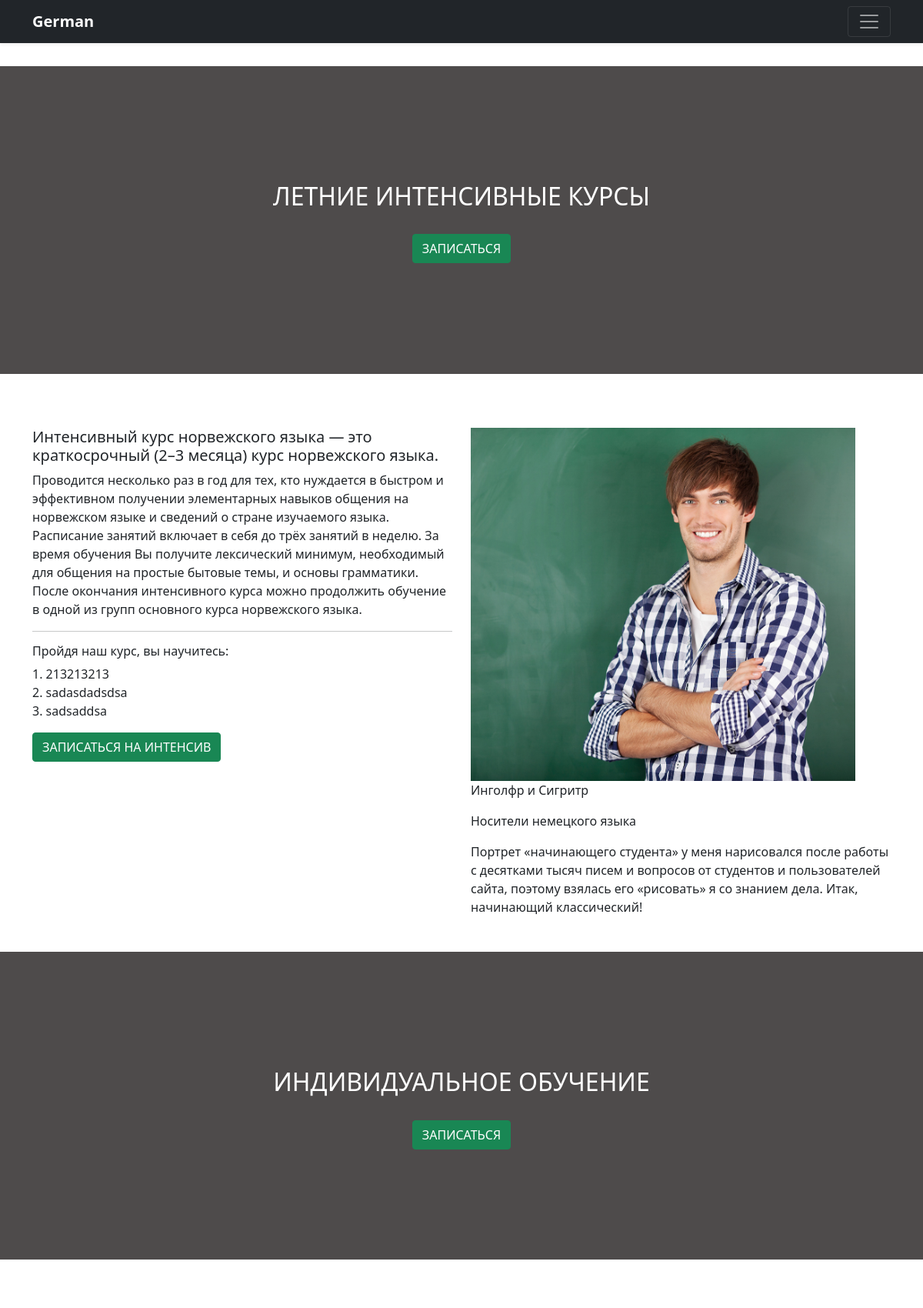
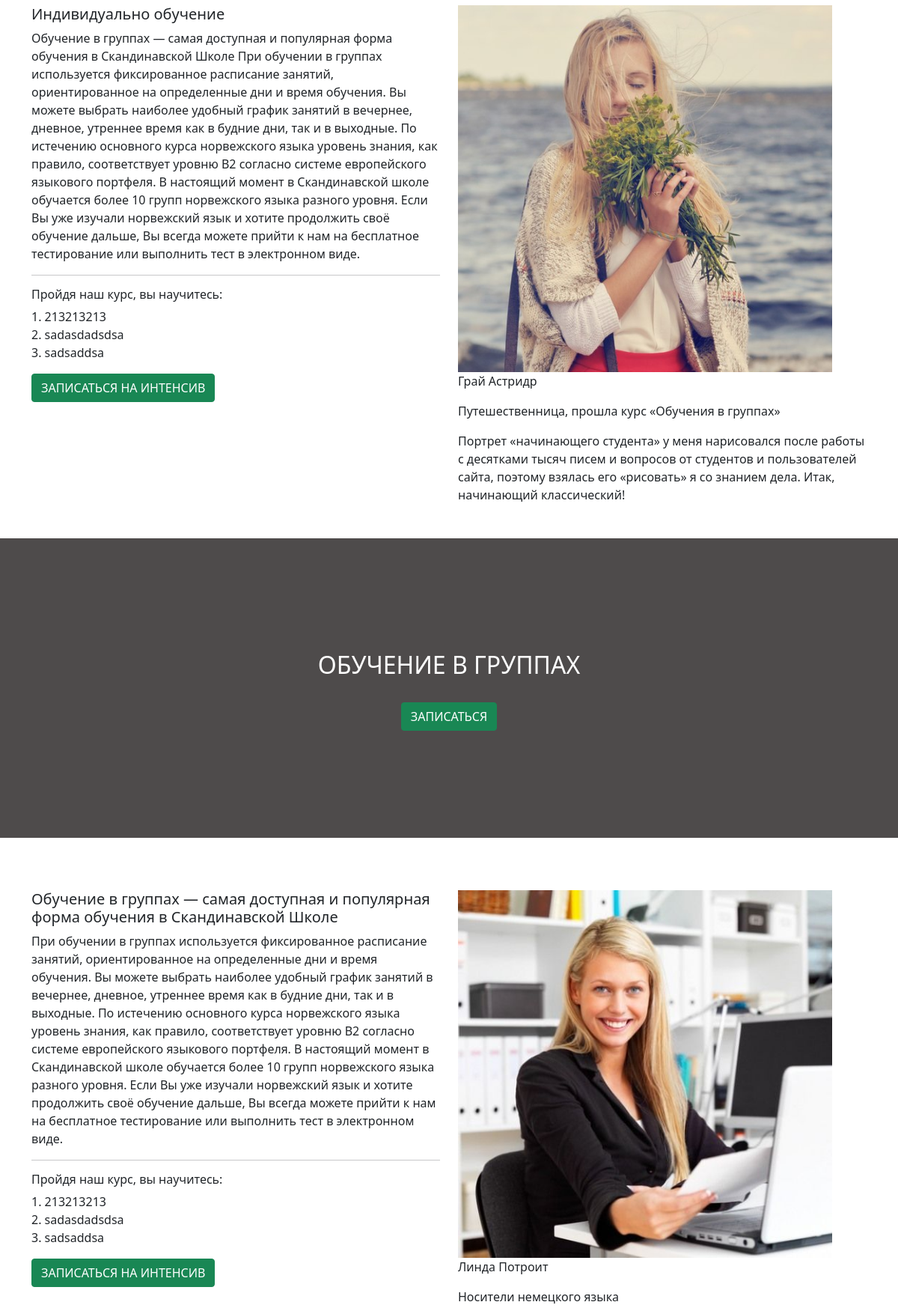
/courses.php (upper part), run on the app's committed database (2 pictures, top to bottom).
### tables this page shows
CREATE TABLE `courses` (
  `id` int(11) NOT NULL,
  `little_title` varchar(200) NOT NULL,
  `title` varchar(200) NOT NULL,
  `little_desc` text NOT NULL,
  `price` float NOT NULL,
  `image` varchar(200) NOT NULL,
  `description` text NOT NULL,
  `header_image` varchar(100) NOT NULL,
  `header_title` varchar(100) NOT NULL,
  `header_button` varchar(100) NOT NULL,
  `button` varchar(100) NOT NULL,
  `human_image` varchar(100) NOT NULL,
  `role` varchar(100) NOT NULL,
  `human_desc` text NOT NULL,
  `fio` varchar(100) NOT NULL,
  `text_after_desc` varchar(250) NOT NULL
);

### required/functions.php (called while the page is built, shortened)
<?php
require_once 'db.php';
function createRsArray($rs)
{
    $rsArray = array();
    while($row = mysqli_fetch_assoc($rs)){
        $rsArray[] = $row;
    }
    return $rsArray;
}
function getAllCourses()
{
    global $db;
    $sql = "SELECT * FROM courses";
    $rs = mysqli_query($db, $sql);
    return createRsArray($rs);
}

### courses.php (the view)
<?php include_once 'required/header.php'; ?>
<div class="main">
    <?php foreach($getAllCourses as $item): ?>
    <div class="container-fluid" style="margin-bottom: 70px">
        <div class="row header-courses">
          <div class="col-12">
            <h2 style="margin-bottom: 30px"><?=$item['header_title']?></h2>
            <a href="recording.php?id=<?=$item['id']?>" name="header_btn" class="btn btn-success"><?=$item['header_button']?></a>
          </div>
        </div>
    </div>
    <div class="container">
        <div class="row">
            <div class="col-6">
                <h5><?=$item['title']?></h5>
                <p><?=$item['description']?></p>
    <hr>
        <h6>Пройдя наш курс, вы научитесь:</h6>
                <p><?=$item['text_after_desc']?></p>
    <a href="recording.php?id=<?=$item['id']?>" name="btn" class="btn btn-success">ЗАПИСАТЬСЯ НА ИНТЕНСИВ</a>
            </div>
            <div class="col-6">
                <img src="images/<?=$item['human_image']?>" alt="" width="500px">
                <p><?=$item['fio']?></p>
                <p><?=$item['role']?></p>
                <p><?=$item['human_desc']?></p>
            </div>
        </div>
    </div>
    <?php endforeach; ?>
</div>
<?php include_once 'required/footer.php'; ?>

### css/style.css (style rules this page uses)
.header-courses { color: white; margin-top: 30px; background-color: rgb(78, 75, 75); height: 400px; text-align: center; padding-top: 150px; }

### data on the page
courses: header_title "ЛЕТНИЕ ИНТЕНСИВНЫЕ КУРСЫ", header_button "ЗАПИСАТЬСЯ", title "Интенсивный курс норвежского языка — это краткосрочный (2–3 месяца) курс норвежского языка.", description "Проводится несколько раз в год для тех, кто нуждается в быстром и эффективном получении элементарных навыков общения на норвежском языке и сведений о стране изучаемого языка. Расписание занятий включает в себя до трёх занятий в неделю. За время обучения Вы получите лексический минимум, необходимый для общения на простые бытовые темы, и основы грамматики. После окончания интенсивного курса можно продолжить обучение в одной из групп основного курса норвежского языка.", text_after_desc "1. 213213213 2. sadasdadsdsa 3. sadsaddsa", human_image (picture), fio "Инголфр и Сигритр", role "Носители немецкого языка", human_desc "Портрет «начинающего студента» у меня нарисовался после работы с десятками тысяч писем и вопросов от студентов и пользователей сайта, поэтому взялась его «рисовать» я со знанием дела. Итак, начинающий классический!"
courses: header_title "ИНДИВИДУАЛЬНОЕ ОБУЧЕНИЕ", header_button "ЗАПИСАТЬСЯ", title "Индивидуально обучение", description "Обучение в группах — самая доступная и популярная форма обучения в Скандинавской Школе При обучении в группах используется фиксированное расписание занятий, ориентированное на определенные дни и время обучения. Вы можете выбрать наиболее удобный график занятий в вечернее, дневное, утреннее время как в будние дни, так и в выходные. По истечению основного курса норвежского языка уровень знания, как правило, соответствует уровню В2 согласно системе европейского языкового портфеля. В настоящий момент в Скандинавской школе обучается более 10 групп норвежского языка разного уровня. Если Вы уже изучали норвежский язык и хотите продолжить своё обучение дальше, Вы всегда можете прийти к нам на…", text_after_desc "1. 213213213 2. sadasdadsdsa 3. sadsaddsa", human_image (picture), fio "Грай Астридр", role "Путешественница, прошла курс «Обучения в группах»", human_desc "Портрет «начинающего студента» у меня нарисовался после работы с десятками тысяч писем и вопросов от студентов и пользователей сайта, поэтому взялась его «рисовать» я со знанием дела. Итак, начинающий классический!"
courses: header_title "ОБУЧЕНИЕ В ГРУППАХ", header_button "ЗАПИСАТЬСЯ", title "Обучение в группах — самая доступная и популярная форма обучения в Скандинавской Школе", description "При обучении в группах используется фиксированное расписание занятий, ориентированное на определенные дни и время обучения. Вы можете выбрать наиболее удобный график занятий в вечернее, дневное, утреннее время как в будние дни, так и в выходные. По истечению основного курса норвежского языка уровень знания, как правило, соответствует уровню В2 согласно системе европейского языкового портфеля. В настоящий момент в Скандинавской школе обучается более 10 групп норвежского языка разного уровня. Если Вы уже изучали норвежский язык и хотите продолжить своё обучение дальше, Вы всегда можете прийти к нам на бесплатное тестирование или выполнить тест в электронном виде.", text_after_desc "1. 213213213 2. sadasdadsdsa 3. sadsaddsa", human_image (picture), fio "Линда Потроит", role "Носители немецкого языка"
